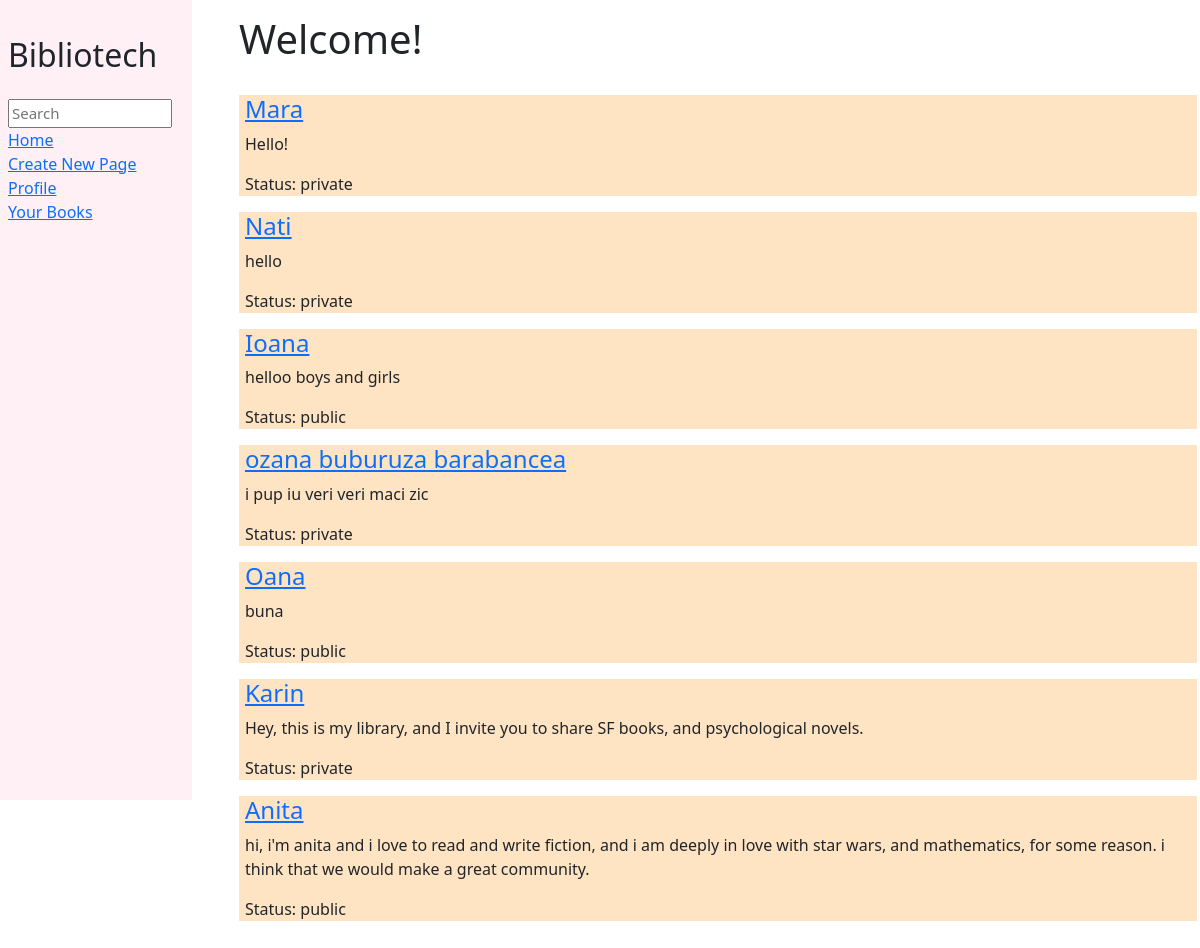
The page / on the database its author committed.
### community/models.py (models this page shows, shortened)
class Library(models.Model):
    title=models.CharField(max_length=64)
    description=models.CharField(max_length=64)
    privacy=models.CharField(choices=CHOICES, default="private",max_length=64)
    objects=models.Manager()

### community/views.py (the view)
# urls.py: path('', views.index, name="index"),
def index(request):
    return render(request, "community/index.html", {
        "list":Library.objects.all()
    })

### community/templates/community/index.html (shortened to what this page needs)
{% extends 'community/layout.html' %}
{% block style %}
    <link href="static/community/index.css" rel="stylesheet">
{% endblock %}
{% block body %}
    <ul>
        <h1>Welcome!</h1><br>
        {% for library in list %}
                <div id="list-item">
                    <h4><a href="/{{library.title}}">{{ library.title }}</a></h4>
                    <p>{{ library.description }}</p>
                    <p> Status: {{ library.privacy }}</p>
                </div>
        {% endfor %}
    </ul>
{% endblock %}

### community/templates/community/layout.html (shortened to what this page needs)
{% load static %}
<!DOCTYPE html>
<head>
    <link href="https://cdn.jsdelivr.net/npm/bootstrap@5.0.0-beta1/dist/css/bootstrap.min.css" rel="stylesheet">
    <link href="{% static "community/style.css" %}" rel="stylesheet">
    {% block style %}{% endblock %}
</head>
<body>
    <div class="row">
            <div class="sidebar col-lg-2 col-md-3" id="sidebar">
                <h2>Bibliotech</h2>
                <form>
                    <input type="text" name="search" placeholder="Search" id="search">
                </form>
                <div>
                    <a href="/">Home</a>
                </div>
                <div>
                    <a href="{%url 'create'%}">Create New Page</a>
                </div>
                <div>
                    <a href="{% url 'user' %}">Profile</a>
                </div>
                <div>
                    <a href="{% url 'books' %}">Your Books</a>
                </div>
            </div>
            <div class="main col-lg-10 col-md-9" id="body">
                {% block body %}
                {% endblock %}
            </div>
        </div>
</body>

### community/static/community/style.css (style rules this page uses)
h2 { padding-top: 10%; padding-bottom: 10%; }
#sidebar { height: 100vh; padding: 20px; background-color:lavenderblush; }
#search { width: 100%; font-size: 15px; }
#body { padding: 15px; }

### community/static/community/index.css (style rules this page uses)
#list-item { padding-left: 6px; background-color: bisque; }

### rows shown on the page
Library: title "Mara", description "Hello!", privacy "private"
Library: title "Nati", description "hello", privacy "private"
Library: title "Ioana", description "helloo boys and girls", privacy "public"
Library: title "ozana buburuza barabancea", description "i pup iu veri veri maci zic", privacy "private"
Library: title "Oana", description "buna", privacy "public"
Library: title "Karin", description "Hey, this is my library, and I invite you to share SF books, and psychological novels.", privacy "private"
Library: title "Anita", description "hi, i'm anita and i love to read and write fiction, and i am deeply in love with star wars, and mathematics, for some reason. i think that we would make a great community.", privacy "public"
